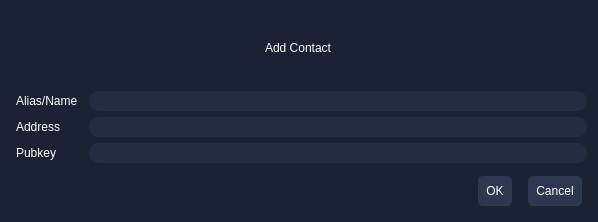
<?xml version="1.0" encoding="UTF-8"?>
<ui version="4.0">
 <class>AddContactDialog</class>
 <widget class="QDialog" name="AddContactDialog">
  <property name="geometry">
   <rect>
    <x>0</x>
    <y>0</y>
    <width>598</width>
    <height>222</height>
   </rect>
  </property>
  <property name="sizePolicy">
   <sizepolicy hsizetype="Ignored" vsizetype="Fixed">
    <horstretch>0</horstretch>
    <verstretch>0</verstretch>
   </sizepolicy>
  </property>
  <property name="minimumSize">
   <size>
    <width>550</width>
    <height>0</height>
   </size>
  </property>
  <property name="windowTitle">
   <string>Add Contact Dialog</string>
  </property>
  <property name="styleSheet">
   <string notr="true">background:#1b2234;
padding:2px;
border-top-right-radius: 10px;
border-bottom-right-radius: 10px;
border-right:1px;
border-color:white;
color:#fff;</string>
  </property>
  <layout class="QVBoxLayout" name="verticalLayout">
   <property name="sizeConstraint">
    <enum>QLayout::SetMinimumSize</enum>
   </property>
   <item>
    <layout class="QHBoxLayout" name="horizontalLayout">
     <item>
      <widget class="QLabel" name="label">
       <property name="sizePolicy">
        <sizepolicy hsizetype="Fixed" vsizetype="Preferred">
         <horstretch>0</horstretch>
         <verstretch>0</verstretch>
        </sizepolicy>
       </property>
       <property name="styleSheet">
        <string notr="true"/>
       </property>
       <property name="text">
        <string>Add Contact</string>
       </property>
       <property name="textFormat">
        <enum>Qt::RichText</enum>
       </property>
      </widget>
     </item>
    </layout>
   </item>
   <item>
    <layout class="QFormLayout" name="formLayout">
     <property name="sizeConstraint">
      <enum>QLayout::SetMinimumSize</enum>
     </property>
     <property name="fieldGrowthPolicy">
      <enum>QFormLayout::AllNonFixedFieldsGrow</enum>
     </property>
     <item row="0" column="0">
      <widget class="QLabel" name="label_Alias">
       <property name="styleSheet">
        <string notr="true"/>
       </property>
       <property name="text">
        <string>Alias/Name</string>
       </property>
      </widget>
     </item>
     <item row="0" column="1">
      <widget class="QLineEdit" name="input_Alias">
       <property name="styleSheet">
        <string notr="true">background:#242c41;
padding:2px;
border-radius:10px;</string>
       </property>
       <property name="echoMode">
        <enum>QLineEdit::Normal</enum>
       </property>
      </widget>
     </item>
     <item row="1" column="0">
      <widget class="QLabel" name="label_Address">
       <property name="styleSheet">
        <string notr="true"/>
       </property>
       <property name="text">
        <string>Address</string>
       </property>
      </widget>
     </item>
     <item row="1" column="1">
      <widget class="QValidatedLineEdit" name="input_Address">
       <property name="styleSheet">
        <string notr="true">background:#242c41;
padding:2px;
border-radius:10px;</string>
       </property>
       <property name="echoMode">
        <enum>QLineEdit::Normal</enum>
       </property>
      </widget>
     </item>
     <item row="2" column="0">
      <widget class="QLabel" name="label_Pubkey">
       <property name="styleSheet">
        <string notr="true"/>
       </property>
       <property name="text">
        <string>Pubkey</string>
       </property>
      </widget>
     </item>
     <item row="2" column="1">
      <widget class="QLineEdit" name="input_Pubkey">
       <property name="styleSheet">
        <string notr="true">background:#242c41;
padding:2px;
border-radius:10px;</string>
       </property>
       <property name="echoMode">
        <enum>QLineEdit::Normal</enum>
       </property>
      </widget>
     </item>
    </layout>
   </item>
   <item>
    <widget class="QDialogButtonBox" name="buttonBox">
     <property name="styleSheet">
      <string notr="true">QPushButton::pressed{
  background-color: #232c41;
  box-shadow: 0px 0px 0px 1px rgba(0, 0, 0, 0.1) inset,
  0px 1px 4px 0px rgba(0, 0, 0, 0.1) inset !important;
}
QPushButton{
background:#2d374f;
padding:8px;
border-radius:5px;
color:#fff;
margin:5px
}</string>
     </property>
     <property name="orientation">
      <enum>Qt::Horizontal</enum>
     </property>
     <property name="standardButtons">
      <set>QDialogButtonBox::Cancel|QDialogButtonBox::Ok</set>
     </property>
    </widget>
   </item>
  </layout>
 </widget>
 <customwidgets>
  <customwidget>
   <class>QValidatedLineEdit</class>
   <extends>QLineEdit</extends>
   <header>qvalidatedlineedit.h</header>
  </customwidget>
 </customwidgets>
 <resources/>
 <connections/>
</ui>
